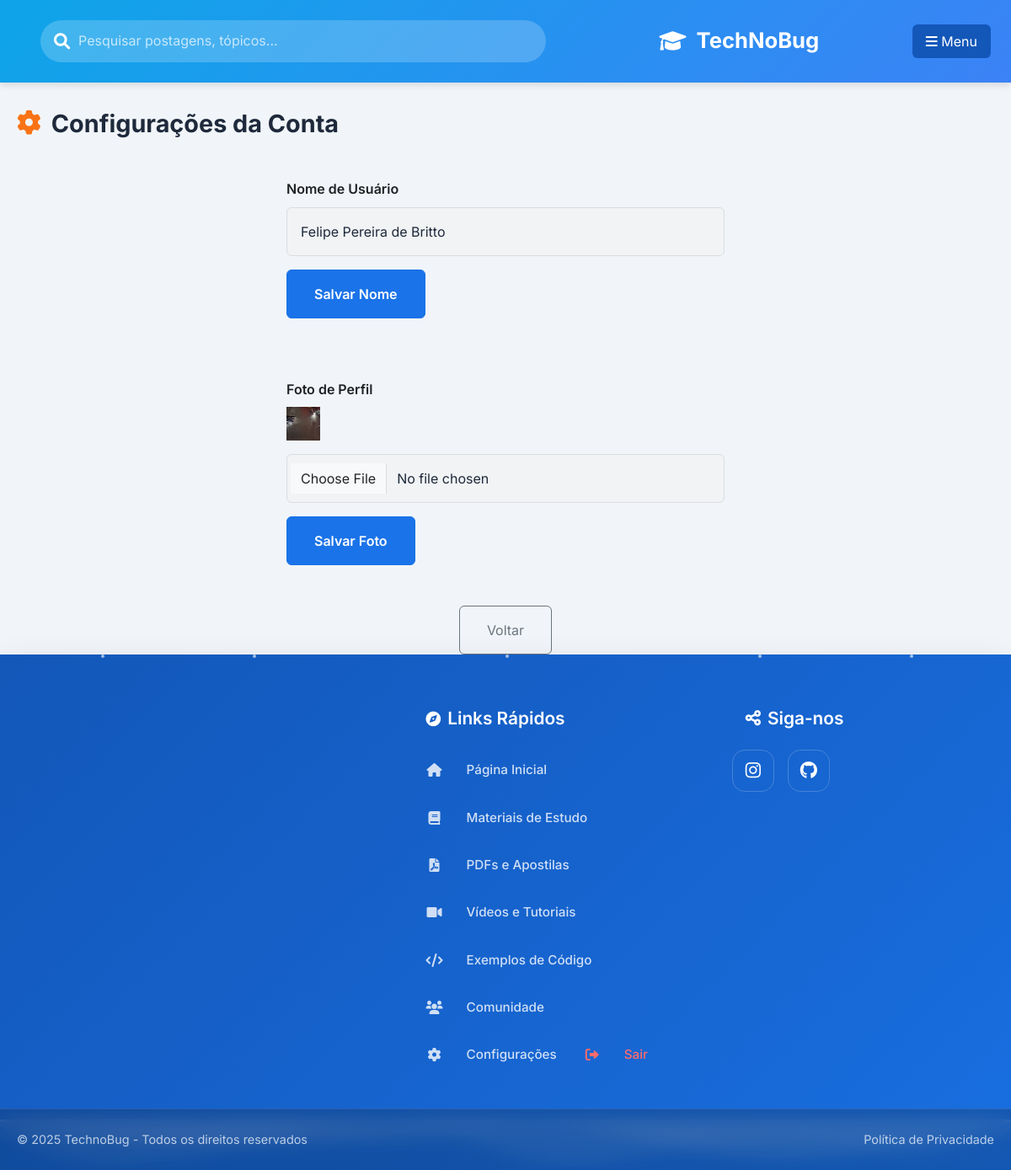
The app's page /configuracoes (signed in) with its own data.
### backend/models.py (models this page shows)
class User(db.Model):
    id = db.Column(db.Integer, primary_key=True)
    username = db.Column(db.String(80), unique=True, nullable=False)
    email = db.Column(db.String(120), unique=True, nullable=False)
    password = db.Column(db.String(200))
    created_at = db.Column(db.DateTime, default=datetime.utcnow)
    is_admin = db.Column(db.Boolean, default=False)
    is_moderator = db.Column(db.Boolean, default=False)
    posts = db.relationship('Post', backref='author', lazy=True)
    comments = db.relationship('Comment', backref='author', lazy=True)
    likes = db.relationship('Like', backref='user', lazy=True)
    profile_pic = db.Column(db.String(120), default='default.png')

### app.py (the view)
@app.route('/configuracoes')
def configuracoes():
    user_id = session.get('user_id')
    if not user_id:
        flash('Por favor, faça login para acessar esta página.', 'error')
        return redirect(url_for('registroelogin'))
    user = db.session.get(User, user_id)
    if not user:
        session.clear()
        flash('Sua sessão expirou ou o usuário não existe mais.', 'error')
        return redirect(url_for('registroelogin'))
    return render_template('configuracoes.html', user=user)

### templates/configuracoes.html (shortened to what this page needs)
<!DOCTYPE html>
<html lang="pt-BR">
<head>
    <link rel="stylesheet" href="https://cdnjs.cloudflare.com/ajax/libs/font-awesome/6.4.0/css/all.min.css">
    <link href="https://cdn.jsdelivr.net/npm/bootstrap@5.3.0/dist/css/bootstrap.min.css" rel="stylesheet">
    <link rel="stylesheet" href="{{ url_for('static', filename='css/telainicial.css') }}">
    <link rel="stylesheet" href="{{ url_for('static', filename='css/configuracoes.css') }}">
    <link rel="stylesheet" href="{{ url_for('static', filename='css/footer.css') }}">
</head>
<body>
    <header class="app-header">
        <div class="header-content">
            <div class="search-bar">
                <i class="fas fa-search"></i>
                <input type="text" id="searchInput" placeholder="Pesquisar postagens, tópicos...">
            </div>
            <div class="logo" onclick="window.location.href = '{{ url_for('telainicial') }}';" style="cursor: pointer;">
                <i class="fas fa-graduation-cap"></i>
                <span>TechNoBug</span>
            </div>
            <button class="btn menu-btn" type="button" data-bs-toggle="offcanvas" data-bs-target="#offcanvasMenu" aria-controls="offcanvasMenu">
                <i class="fas fa-bars"></i>
                <span>Menu</span>
            </button>
        </div>
    </header>
    <div class="container">
        <main class="main-content">
            <section class="dashboard-section">
                <h2 class="section-title mb-4">
                    <i class="fas fa-cog"></i>
                    <span>Configurações da Conta</span>
                </h2>
                <div class="row">
                    <div class="col-lg-6 col-md-8 mx-auto">
                        <div class="dashboard-card">
                            <form id="update-username-form" class="config-form" action="{{ url_for('update_username') }}" method="POST">
                                <div class="mb-3">
                                    <label for="username" class="form-label">Nome de Usuário</label>
                                    <input type="text" id="username" name="username" class="form-control" value="{{ user.username }}" required>
                                </div>
                                <button type="submit" class="btn btn-primary btn-publish">Salvar Nome</button>
                            </form>
                        </div>
                        <div class="dashboard-card mt-4">
                            <form id="update-profile-pic-form" class="config-form" action="{{ url_for('update_profile_pic') }}" method="POST" enctype="multipart/form-data">
                                <div class="mb-3">
                                    <label for="profile-pic" class="form-label">Foto de Perfil</label>
                                    <div class="profile-pic-preview mb-3" id="profile-pic-preview">
                                        {% if user.profile_pic and user.profile_pic != 'default.png' %}
                                            <img id="profile-pic-preview-img" class="profile-pic-img rounded-circle" src="{{ url_for('static', filename='uploads/' + user.profile_pic) }}" alt="Foto de perfil" style="width:80px;height:80px;object-fit:cover;">
                                        {% else %}
                                            <div class="profile-pic-avatar avatar-initials bg-primary text-white rounded-circle d-flex justify-content-center align-items-center" id="profile-pic-avatar" style="width:80px;height:80px;font-size:2em;">
                                                {{ user.username[0]|upper }}
                                            </div>
                                        {% endif %}
                                    </div>
                                    <input type="file" id="profile-pic" name="profile_pic" class="form-control" accept="image/*">
                                </div>
                                <button type="submit" class="btn btn-primary btn-publish">Salvar Foto</button>
                            </form>
                        </div>
                        <div class="text-center mt-4">
                            <a href="{{ url_for('telainicial') }}" class="btn btn-outline-secondary voltar-link">Voltar</a>
                        </div>
                    </div>
                </div>
            </section>
        </main>
    </div>
    {% include 'footer.html' %}
</body>
</html>

### static/css/telainicial.css (style rules this page uses)
:root { --primary: #1a73e8; --primary-light: #4a91ff; --primary-dark: #1357b9; --primary-transparent: rgba(26, 115, 232, 0.1); --secondary: #202124; --secondary-light: #3c4043; --secondary-dark: #141517; --accent: #ff4444; --light: #ffffff; --light-gray: #f1f3f4; --medium-gray: #dadce0; --dark-gray: #80868b; --dark: #202124; --success: #34c759; --warning: #fbbc05; --danger: #ff4444; --font-primary: 'Inter', system-ui, -apple-system, sans-serif; --font-secondary: 'Inter', system-ui, -apple-system, sans-serif; --font-size-base: 1rem; --font-size-sm: 0.875rem; --font-size-lg: 1.25rem; --font-size-xl: 1.5rem; --font-size-xxl: 2rem; --font-size-hero: 3rem; --space-xs: 0.25rem; --space-sm: 0.5rem; --space-md: 1rem; --space-lg: 1.5rem; --space-xl: 2rem; --space-xxl: 3rem; --border-radius-sm: 0.375rem; --border-radius-md: 0.75rem; --border-radius-lg: 1rem; --shadow-sm: 0 1px 3px rgba(0, 0, 0, 0.1); --shadow-md: 0 3px 8px rgba(0, 0, 0, 0.12); --shadow-lg: 0 5px 15px rgba(0, 0, 0, 0.15); --transition-fast: 0.2s ease; --transition-normal: 0.3s ease; --primary-color: #1e293b; --secondary-color: #0ea5e9; --accent-color: #f97316; --text-color: #1e293b; --background-color: #f1f5f9; --card-shadow: 0 4px 20px rgba(0, 0, 0, 0.1); --card-bg: #ffffff; --transition: all 0.3s cubic-bezier(0.4, 0, 0.2, 1); --gradient-bg: linear-gradient(135deg, #0ea5e9, #3b82f6); }
*, *::before, *::after { box-sizing: border-box; margin: 0; padding: 0; }
html { font-size: 16px; scroll-behavior: smooth; overflow-x: hidden; }
body { font-family: var(--font-primary); color: var(--text-color); background-color: var(--background-color); line-height: 1.7; min-height: 100vh; display: flex; flex-direction: column; margin: 0; padding: 0; overflow-x: hidden; }
h1, h2, h3, h4, h5, h6 { font-family: var(--font-secondary); font-weight: 700; color: var(--secondary); }
h2 { font-size: clamp(1.8rem, 4vw, var(--font-size-xxl)); }
a { color: var(--primary); text-decoration: none; transition: color var(--transition-fast), transform var(--transition-fast); }
.app-header { background: var(--gradient-bg); color: var(--light); padding: clamp(1rem, 2vw, 1.5rem) 0; box-shadow: var(--shadow-md); position: sticky; top: 0; z-index: 1000; contain: layout; }
.header-content { display: flex; justify-content: space-between; align-items: center; max-width: 1400px; margin: 0 auto; padding: 0 clamp(1rem, 2vw, 2rem); }
.logo { display: flex; align-items: center; gap: 12px; font-weight: 700; font-size: clamp(1.4rem, 3vw, 1.8rem); transition: opacity var(--transition-fast); }
.logo i { font-size: clamp(1.2rem, 2.5vw, 1.6rem); }
.search-bar { position: relative; flex-grow: 1; max-width: 600px; margin: 0 clamp(1rem, 2vw, 2rem); }
.search-bar input { width: 100%; padding: 12px 20px 12px 45px; border-radius: 50px; border: none; background-color: rgba(255, 255, 255, 0.2); color: var(--light); font-size: var(--font-size-base); transition: var(--transition); }
.search-bar input::placeholder { color: rgba(255, 255, 255, 0.7); }
.search-bar i { position: absolute; left: 16px; top: 50%; transform: translateY(-50%); color: var(--light); font-size: 1.2rem; cursor: pointer; }
.menu-btn { color: var(--light); font-size: var(--font-size-base); background: var(--primary-dark); border: none; padding: 8px 16px; border-radius: var(--border-radius-sm); transition: var(--transition-normal); }
.container { max-width: 1400px; margin: 0 auto; padding: clamp(1.5rem, 3vw, 2rem); }
.main-content { margin-top: var(--space-xl); }
.section-title { font-size: clamp(1.6rem, 3vw, 1.8rem); font-weight: 700; color: var(--primary-color); margin: 0; display: flex; align-items: center; gap: 12px; }
.section-title i { color: var(--accent-color); }
@media (max-width: 1400px) { .container { max-width: 1140px; } }
@media (max-width: 1200px) { .container { max-width: 960px; } }
@media (max-width: 1200px) { .logo { font-size: clamp(1.2rem, 2.5vw, 1.6rem); } }

### records on screen
User: username "Felipe Pereira de Britto", profile_pic (picture)
